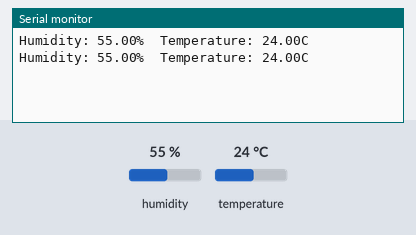
The sketch below on a simulated Arduino Uno, built with avr-gcc and run on an emulated ATmega328P. On the bench: the last lines printed to the serial monitor. The test bench sets the inputs (shaded band); at power-on: humidity 55 %, temperature 24 °C.

Above: at 10.8 s.
10.9 s: humidity set to 22 %
At 20.6 s:
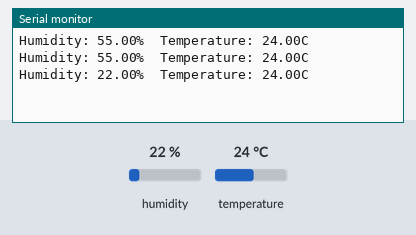
20.9 s: temperature set to 12 °C
At 30.7 s:
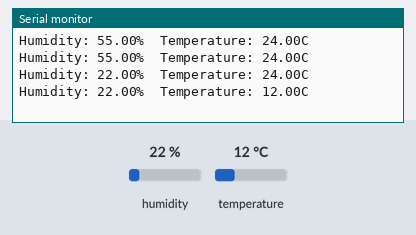
30.9 s: humidity set to 40 %
At 41.2 s:
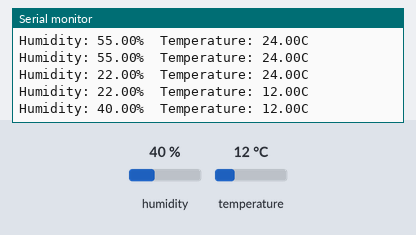
Timing chart, 0 to 42.7 s (numbered marks = the images above; inputs shaded):
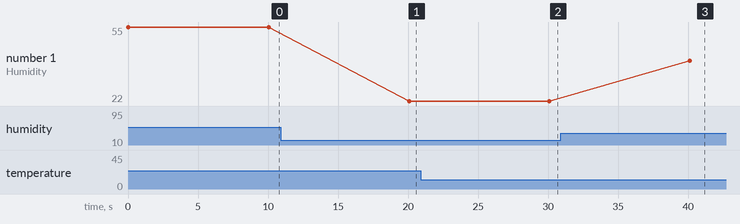

Measured:
- after the input at 10.9 s, the serial monitor: prints a new line after 9.2 s (image 1)
- after the input at 20.9 s, the serial monitor: prints a new line after 9.2 s (image 2)
- after the input at 30.9 s, the serial monitor: prints a new line after 9.2 s (image 3)
- plotted number 1: 55 → 22 after the input at 10.9 s, 22 → 40 after the input at 30.9 s

The sketch:

DHT_sensor_test.ino
```cpp
/* This is a simple application to test the DHT sensor connected to the Arduino board.
 */

#include <DHT.h>              // Include the DHT temperature and humidity sensor library
#define DHTPIN 2              // Define the pin that the sensor is connected to
#define DHTTYPE DHT11         // Define the type of sensor
DHT dht(DHTPIN, DHTTYPE);     // Create an instance of the DHT object


void setup()
{
  Serial.begin(9600);         // Open the serail port for debug
  dht.begin();                // Start the temperature sensor
}


void loop()
{
  // Read the temperature and humidity
  float humidity = dht.readHumidity();
  float temperature = dht.readTemperature();

  // Test if the reading was successful
  if (isnan(temperature) || isnan(humidity))
  {
    Serial.println("Incorrect values!");
  }

  else
  // Send the temperature and the humidity data to the serial port
  {
    Serial.print("Humidity: ");
    Serial.print(humidity);
    Serial.print("%\t");
    Serial.print("Temperature: ");
    Serial.print(temperature);
    Serial.println("C");
  }

  // Set delay for 10 seconds
  delay(10000);
}
```
